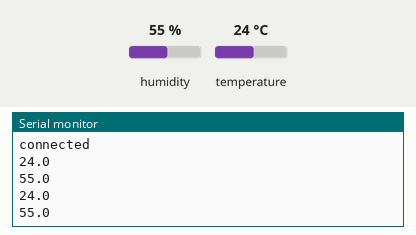
Simulated run of this sketch. Board: ESP32. Shown: the last lines printed to the serial monitor. Inputs (shaded band) come from the test bench; at power-on: humidity 55 %, temperature 24 °C. WiFi joins after 1.5 s; servers stay silent unless stated; no MQTT or app messages arrive unless stated.

Above: at 2.7 s.
2.8 s: humidity set to 22 %
At 4.1 s:
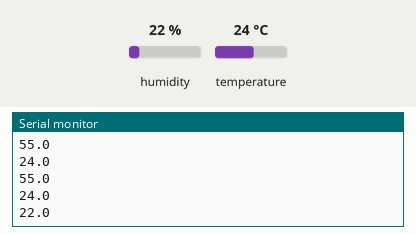
4.3 s: temperature set to 12 °C
At 5.3 s:
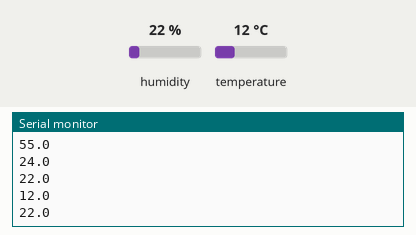
5.8 s: humidity set to 40 %
At 7.2 s:
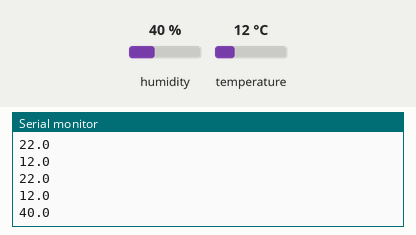
Timing chart, 0 to 8.8 s (numbered marks = the images above; inputs shaded):
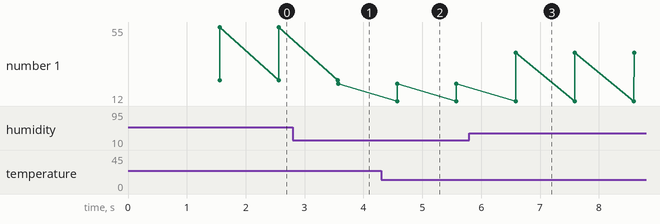

The sketch:

MQTT_test.ino
```cpp
#include <WiFi.h>
#include <PubSubClient.h>

#include <Adafruit_Sensor.h>
#include <DHT.h>
#include <DHT_U.h>

#define DHTPIN 17
#define DHTTYPE    DHT22

DHT_Unified dht(DHTPIN, DHTTYPE);

const char* ssid = "COVACHA";
const char* password = "";

const char* mqttServer = "192.168.0.159";
const int mqttPort = 1883;
const char* mqttUser = "charly";
const char* mqttPassword = "contrase";

WiFiClient espClient;
PubSubClient client(espClient);

void setup()
{
  Serial.begin(115200);

  dht.begin();

  WiFi.mode(WIFI_STA);
  WiFi.begin(ssid, password);

  Serial.print("Connecting to WiFi.");

  while (WiFi.status() != WL_CONNECTED)
    {
      delay(500);
      Serial.print(".") ;
    }

  Serial.println("Connected to the WiFi network");
  client.setServer(mqttServer, mqttPort);
  while (!client.connected()) {
    Serial.println("Connecting to MQTT...");

    if (client.connect("ESP32Client", mqttUser, mqttPassword ))
      Serial.println("connected");
    else
      {
	Serial.print("failed with state ");
	Serial.print(client.state());
	delay(2000);
      }
  }
}

void loop()
{
  char str[16];

  sensors_event_t event;

  client.loop();

  dht.temperature().getEvent(&event);
  sprintf(str, "%.1f", event.temperature);
  client.publish("cocina/temp", str);
  Serial.println(str);

  dht.humidity().getEvent(&event);
  sprintf(str, "%.1f", event.relative_humidity);
  client.publish("cocina/humedad", str);
  Serial.println(str);

  delay(1000);
}
```

Measured:
- after the input at 2.8 s, the serial monitor: prints a new line after 0.77 s (image 1)
- after the input at 4.3 s, the serial monitor: prints a new line after 0.27 s (image 2)
- after the input at 5.8 s, the serial monitor: prints a new line after 0.79 s (image 3)
- plotted number 1: 55 → 22 after the input at 2.8 s, 22 → 40 after the input at 5.8 s
